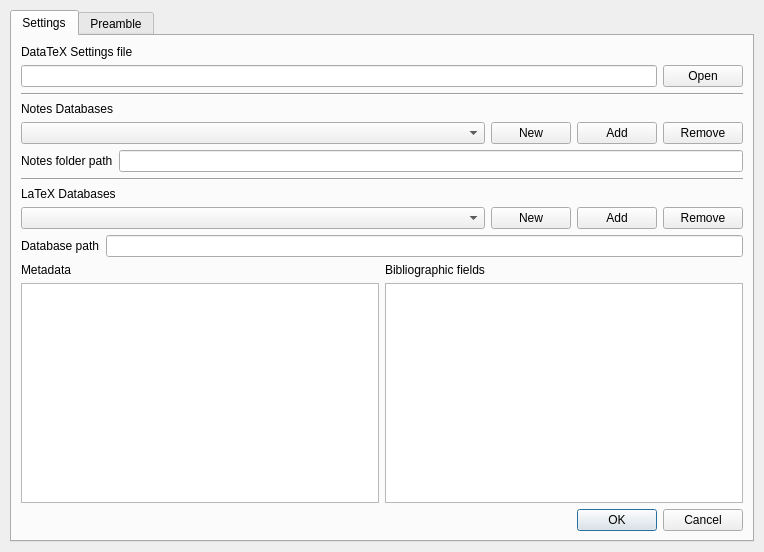
<?xml version="1.0" encoding="UTF-8"?>
<ui version="4.0">
 <class>Paths</class>
 <widget class="QDialog" name="Paths">
  <property name="geometry">
   <rect>
    <x>0</x>
    <y>0</y>
    <width>764</width>
    <height>552</height>
   </rect>
  </property>
  <property name="windowTitle">
   <string>Database settings</string>
  </property>
  <property name="windowIcon">
   <iconset>
    <normaloff>:/images/settingspath.png</normaloff>:/images/settingspath.png</iconset>
  </property>
  <layout class="QGridLayout" name="gridLayout">
   <property name="leftMargin">
    <number>10</number>
   </property>
   <property name="topMargin">
    <number>10</number>
   </property>
   <property name="rightMargin">
    <number>10</number>
   </property>
   <property name="bottomMargin">
    <number>10</number>
   </property>
   <item row="0" column="0" colspan="4">
    <widget class="QTabWidget" name="tabWidget">
     <property name="currentIndex">
      <number>0</number>
     </property>
     <widget class="QWidget" name="tab">
      <attribute name="title">
       <string>Settings</string>
      </attribute>
      <layout class="QGridLayout" name="gridLayout_2">
       <item row="5" column="2">
        <widget class="QPushButton" name="AddNote">
         <property name="sizePolicy">
          <sizepolicy hsizetype="Maximum" vsizetype="Fixed">
           <horstretch>0</horstretch>
           <verstretch>0</verstretch>
          </sizepolicy>
         </property>
         <property name="text">
          <string>Add</string>
         </property>
        </widget>
       </item>
       <item row="13" column="0">
        <widget class="QComboBox" name="ComboBaseList"/>
       </item>
       <item row="21" column="2" colspan="2">
        <widget class="QDialogButtonBox" name="buttonBox">
         <property name="standardButtons">
          <set>QDialogButtonBox::Cancel|QDialogButtonBox::Ok</set>
         </property>
        </widget>
       </item>
       <item row="13" column="1">
        <widget class="QPushButton" name="BaseButton">
         <property name="toolTip">
          <string>Επιλογή φακέλου για τα αρχεία tex της βάσης</string>
         </property>
         <property name="text">
          <string>New</string>
         </property>
        </widget>
       </item>
       <item row="9" column="0" colspan="4">
        <widget class="Line" name="line">
         <property name="orientation">
          <enum>Qt::Horizontal</enum>
         </property>
        </widget>
       </item>
       <item row="0" column="0">
        <widget class="QLabel" name="label_2">
         <property name="text">
          <string>DataTeX Settings file</string>
         </property>
        </widget>
       </item>
       <item row="13" column="2">
        <widget class="QPushButton" name="AddBase">
         <property name="text">
          <string>Add</string>
         </property>
        </widget>
       </item>
       <item row="13" column="3">
        <widget class="QPushButton" name="DeleteBase_2">
         <property name="sizePolicy">
          <sizepolicy hsizetype="Maximum" vsizetype="Fixed">
           <horstretch>0</horstretch>
           <verstretch>0</verstretch>
          </sizepolicy>
         </property>
         <property name="toolTip">
          <string>Επιλογή φακέλου για τα αρχεία tex της βάσης</string>
         </property>
         <property name="text">
          <string>Remove</string>
         </property>
        </widget>
       </item>
       <item row="12" column="0">
        <widget class="QLabel" name="label_4">
         <property name="text">
          <string>LaTeX Databases</string>
         </property>
        </widget>
       </item>
       <item row="5" column="0">
        <widget class="QComboBox" name="ComboNote"/>
       </item>
       <item row="7" column="0" colspan="4">
        <layout class="QHBoxLayout" name="horizontalLayout">
         <item>
          <widget class="QLabel" name="label">
           <property name="text">
            <string>Notes folder path</string>
           </property>
          </widget>
         </item>
         <item>
          <widget class="QLineEdit" name="NotesPath">
           <property name="readOnly">
            <bool>true</bool>
           </property>
          </widget>
         </item>
        </layout>
       </item>
       <item row="2" column="0" colspan="4">
        <widget class="Line" name="line_2">
         <property name="orientation">
          <enum>Qt::Horizontal</enum>
         </property>
        </widget>
       </item>
       <item row="5" column="1">
        <widget class="QPushButton" name="NoteButton">
         <property name="sizePolicy">
          <sizepolicy hsizetype="Maximum" vsizetype="Fixed">
           <horstretch>0</horstretch>
           <verstretch>0</verstretch>
          </sizepolicy>
         </property>
         <property name="toolTip">
          <string>Επιλογή φακέλου σημειώσεων</string>
         </property>
         <property name="text">
          <string>New</string>
         </property>
        </widget>
       </item>
       <item row="1" column="0" colspan="3">
        <widget class="QLineEdit" name="ProgramPath">
         <property name="readOnly">
          <bool>true</bool>
         </property>
        </widget>
       </item>
       <item row="1" column="3">
        <widget class="QPushButton" name="OpenSettingsButton">
         <property name="text">
          <string>Open</string>
         </property>
         <property name="icon">
          <iconset theme="folder">
           <normaloff>.</normaloff>.</iconset>
         </property>
        </widget>
       </item>
       <item row="5" column="3">
        <widget class="QPushButton" name="DeleteBase">
         <property name="toolTip">
          <string>Επιλογή φακέλου για τα αρχεία tex της βάσης</string>
         </property>
         <property name="text">
          <string>Remove</string>
         </property>
        </widget>
       </item>
       <item row="3" column="0">
        <widget class="QLabel" name="label_3">
         <property name="text">
          <string>Notes Databases</string>
         </property>
        </widget>
       </item>
       <item row="14" column="0" colspan="4">
        <layout class="QHBoxLayout" name="horizontalLayout_3">
         <item>
          <widget class="QLabel" name="label_6">
           <property name="text">
            <string>Database path</string>
           </property>
          </widget>
         </item>
         <item>
          <widget class="QLineEdit" name="DatabaseLineEdit"/>
         </item>
        </layout>
       </item>
       <item row="15" column="0" colspan="4">
        <layout class="QGridLayout" name="gridLayout_4">
         <item row="1" column="0">
          <widget class="QTableView" name="DatabaseFieldTable"/>
         </item>
         <item row="1" column="1">
          <widget class="QTableView" name="BibliographyFieldsTable"/>
         </item>
         <item row="0" column="0">
          <widget class="QLabel" name="label_7">
           <property name="text">
            <string>Metadata</string>
           </property>
          </widget>
         </item>
         <item row="0" column="1">
          <widget class="QLabel" name="label_8">
           <property name="text">
            <string>Bibliographic fields</string>
           </property>
          </widget>
         </item>
        </layout>
       </item>
      </layout>
     </widget>
     <widget class="QWidget" name="tab_2">
      <attribute name="title">
       <string>Preamble</string>
      </attribute>
      <layout class="QGridLayout" name="gridLayout_3">
       <item row="0" column="0">
        <layout class="QGridLayout" name="gridLayout_13">
         <item row="1" column="0" colspan="4">
          <widget class="QTextEdit" name="PreambleText"/>
         </item>
         <item row="0" column="0">
          <widget class="QLabel" name="label_5">
           <property name="font">
            <font>
             <weight>75</weight>
             <bold>true</bold>
            </font>
           </property>
           <property name="text">
            <string>Select and preview preamble</string>
           </property>
          </widget>
         </item>
         <item row="2" column="3">
          <widget class="QDialogButtonBox" name="OkbuttonBoxPreamble">
           <property name="standardButtons">
            <set>QDialogButtonBox::Cancel|QDialogButtonBox::Ok</set>
           </property>
          </widget>
         </item>
         <item row="0" column="2" colspan="2">
          <layout class="QHBoxLayout" name="horizontalLayout_2">
           <item>
            <widget class="QComboBox" name="PreambleCombo">
             <property name="sizePolicy">
              <sizepolicy hsizetype="MinimumExpanding" vsizetype="Fixed">
               <horstretch>0</horstretch>
               <verstretch>0</verstretch>
              </sizepolicy>
             </property>
            </widget>
           </item>
           <item>
            <widget class="QPushButton" name="AddPreambleButton">
             <property name="text">
              <string/>
             </property>
             <property name="icon">
              <iconset theme="list-add">
               <normaloff>.</normaloff>.</iconset>
             </property>
            </widget>
           </item>
           <item>
            <widget class="QPushButton" name="RemovePreambleButton">
             <property name="text">
              <string/>
             </property>
             <property name="icon">
              <iconset theme="list-remove">
               <normaloff>.</normaloff>.</iconset>
             </property>
            </widget>
           </item>
           <item>
            <spacer name="horizontalSpacer_3">
             <property name="orientation">
              <enum>Qt::Horizontal</enum>
             </property>
             <property name="sizeHint" stdset="0">
              <size>
               <width>40</width>
               <height>20</height>
              </size>
             </property>
            </spacer>
           </item>
          </layout>
         </item>
        </layout>
       </item>
      </layout>
     </widget>
    </widget>
   </item>
  </layout>
 </widget>
 <resources/>
 <connections/>
</ui>
